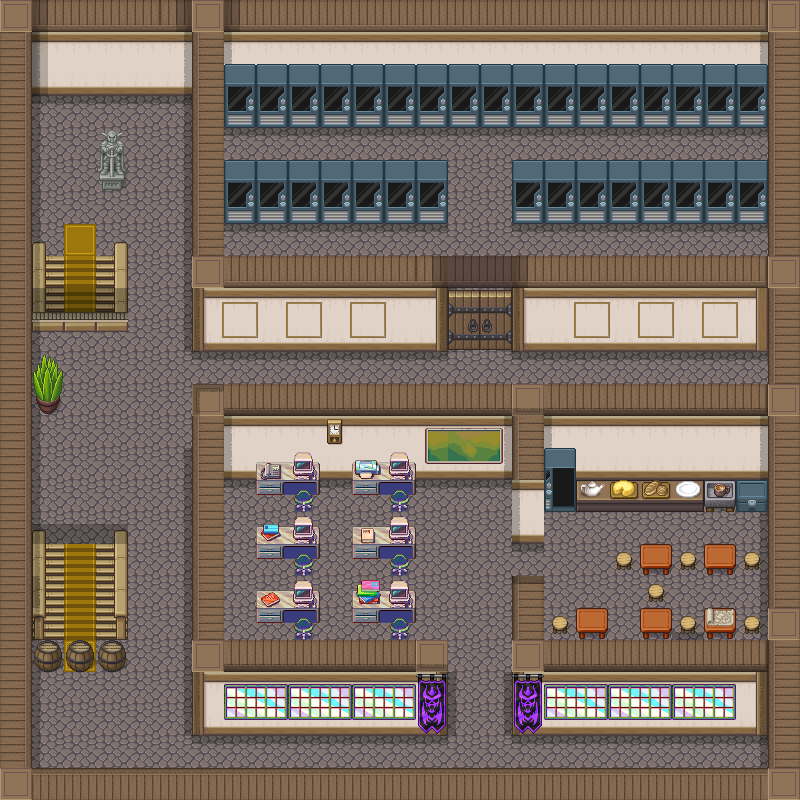

This game map was drawn from its Tiled (.tmx) file and the tilesets committed beside it. A one-line description and the trimmed map source follow:
An orthogonal 25x25 tile map with 32x32 px tiles, 7 tile layers (Tile Layer 1, Tile Layer 2, Tile Layer 3, Tile Layer 4, ...), 7 tilesets and 28 objects (start, collision-0002, collision-0004, collision-0005, collision-0003, ...).

<map version="1.10" tiledversion="1.10.2" orientation="orthogonal" renderorder="right-down" width="25" height="25" tilewidth="32" tileheight="32" infinite="0" nextlayerid="10" nextobjectid="144">
 <tileset firstgid="1" source="[Base]BaseChip_pipo.tsx" />
 <tileset firstgid="1065" source="../../spritesheets/slates.tsx" />
 <tileset firstgid="2353" source="../../spritesheets/Overworld.tsx" />
 <tileset firstgid="3793" source="../../spritesheets/gallery.tsx" />
 <tileset firstgid="4049" source="coolschool_tileset.tsx" />
 <tileset firstgid="4145" source="../../spritesheets/scifi.tsx" />
 <tileset firstgid="4166" source="power.tsx" />
 <layer id="1" name="Tile Layer 1" width="25" height="25">
  <properties>
   <property name="z" type="int" value="0" />
  </properties>
  <data>[625 cells, 625 non-empty, 20 distinct tile ids]</data>
 </layer>
 <layer id="2" name="Tile Layer 2" width="25" height="25">
  <data>[625 cells, 208 non-empty, 7 distinct tile ids]</data>
 </layer>
 <layer id="3" name="Tile Layer 3" width="25" height="25">
  <data>[625 cells, 21 non-empty, 7 distinct tile ids]</data>
 </layer>
 <objectgroup id="5" name="Object Layer 1">
  <object id="1" name="Start Position" type="start" x="80.466" y="247.715">
   <point />
  </object>
  <object id="20" name="collision-0002" x="25.75" y="768.125" width="742.546" height="6.84469">
   <properties>
    <property name="collision" type="bool" value="true" />
   </properties>
  </object>
  <object id="21" name="collision-0004" x="31.8333" y="87.3333" width="736.606" height="5.8182">
   <properties>
    <property name="collision" type="bool" value="true" />
   </properties>
  </object>
  <object id="22" name="collision-0005" x="25.25" y="87.3258" width="6.45455" height="681.674">
   <properties>
    <property name="collision" type="bool" value="true" />
   </properties>
  </object>
  <object id="23" name="collision-0003" x="768.458" y="87.2273" width="6.85227" height="687.848">
   <properties>
    <property name="collision" type="bool" value="true" />
   </properties>
  </object>
  <object id="116" name="teleport" x="45.6364" y="286.242" width="69.2727" height="27.8182">
   <properties>
    <property name="destination" value="gallery-upstairs" />
    <property name="x" type="int" value="75" />
    <property name="y" type="int" value="361" />
   </properties>
  </object>
  <object id="117" name="collision-0040" x="33.1061" y="243.496" width="12.1212" height="70.3407">
   <properties>
    <property name="collision" type="bool" value="true" />
   </properties>
  </object>
  <object id="118" name="collision-0041" x="114.606" y="244.163" width="12.1212" height="70.3407">
   <properties>
    <property name="collision" type="bool" value="true" />
   </properties>
  </object>
  <object id="119" name="collision-0042" x="31.9394" y="313.829" width="95.7879" height="19.0074">
   <properties>
    <property name="collision" type="bool" value="true" />
   </properties>
  </object>
  <object id="124" name="collision-0010" x="192.364" y="343.091" width="253.939" height="5.8182">
   <properties>
    <property name="collision" type="bool" value="true" />
   </properties>
  </object>
  <object id="125" name="collision-0011" x="512.364" y="343.091" width="255.939" height="5.8182">
   <properties>
    <property name="collision" type="bool" value="true" />
   </properties>
  </object>
  <object id="126" name="collision-0012" x="192.697" y="93.0909" width="5.60567" height="249.152">
   <properties>
    <property name="collision" type="bool" value="true" />
   </properties>
  </object>
  <object id="127" name="collision-0013" x="192.53" y="413.424" width="30.2723" height="319.819">
   <properties>
    <property name="collision" type="bool" value="true" />
   </properties>
  </object>
  <object id="129" name="collision-0014" x="222.864" y="413.424" width="288.939" height="64.4857">
   <properties>
    <property name="collision" type="bool" value="true" />
   </properties>
  </object>
  <object id="130" name="collision-0015" x="224.197" y="671.09" width="223.606" height="62.4857">
   <properties>
    <property name="collision" type="bool" value="true" />
   </properties>
  </object>
  <object id="131" name="collision-0016" x="512.864" y="671.424" width="254.939" height="62.4857">
   <properties>
    <property name="collision" type="bool" value="true" />
   </properties>
  </object>
  <object id="132" name="collision-0017" x="512.53" y="604.757" width="30.939" height="67.1524">
   <properties>
    <property name="collision" type="bool" value="true" />
   </properties>
  </object>
  <object id="133" name="collision-0018" x="544.53" y="414.757" width="223.606" height="95.1524">
   <properties>
    <property name="collision" type="bool" value="true" />
   </properties>
  </object>
  <object id="134" name="collision-0019" x="511.53" y="413.09" width="31.606" height="129.819">
   <properties>
    <property name="collision" type="bool" value="true" />
   </properties>
  </object>
  <object id="135" name="collision-0020" x="257.197" y="591.257" width="61.606" height="30.9857">
   <properties>
    <property name="collision" type="bool" value="true" />
   </properties>
  </object>
  <object id="136" name="collision-0021" x="353.197" y="591.507" width="61.606" height="30.9857">
   <properties>
    <property name="collision" type="bool" value="true" />
   </properties>
  </object>
  <object id="137" name="collision-0022" x="353.197" y="527.007" width="61.606" height="30.9857">
   <properties>
    <property name="collision" type="bool" value="true" />
   </properties>
  </object>
  <object id="138" name="collision-0023" x="256.697" y="527.007" width="61.606" height="30.9857">
   <properties>
    <property name="collision" type="bool" value="true" />
   </properties>
  </object>
  <object id="139" name="collision-0024" x="256.697" y="463.507" width="61.606" height="30.9857">
   <properties>
    <property name="collision" type="bool" value="true" />
   </properties>
  </object>
  <object id="140" name="collision-0025" x="352.697" y="463.507" width="61.606" height="30.9857">
   <properties>
    <property name="collision" type="bool" value="true" />
   </properties>
  </object>
  <object id="141" name="collision-0060" x="114.939" y="531.163" width="12.1212" height="107.341">
   <properties>
    <property name="collision" type="bool" value="true" />
   </properties>
  </object>
  <object id="142" name="collision-0061" x="32.6061" y="530.663" width="12.1212" height="107.341">
   <properties>
    <property name="collision" type="bool" value="true" />
   </properties>
  </object>
  <object id="143" name="collision-0062" x="31.9394" y="540.663" width="95.1212" height="3.341">
   <properties>
    <property name="collision" type="bool" value="true" />
   </properties>
  </object>
 </objectgroup>
 <layer id="4" name="Tile Layer 4" width="25" height="25">
  <properties>
   <property name="z" type="int" value="1" />
  </properties>
  <data>[625 cells, 77 non-empty, 9 distinct tile ids]</data>
 </layer>
 <layer id="7" name="Tile Layer 5" width="25" height="25">
  <data>[625 cells, 88 non-empty, 25 distinct tile ids]</data>
 </layer>
 <layer id="8" name="Tile Layer 6" width="25" height="25">
  <data>[625 cells, 37 non-empty, 15 distinct tile ids]</data>
 </layer>
 <layer id="9" name="Tile Layer 7" width="25" height="25">
  <data>[625 cells, 12 non-empty, 10 distinct tile ids]</data>
 </layer>
</map>
